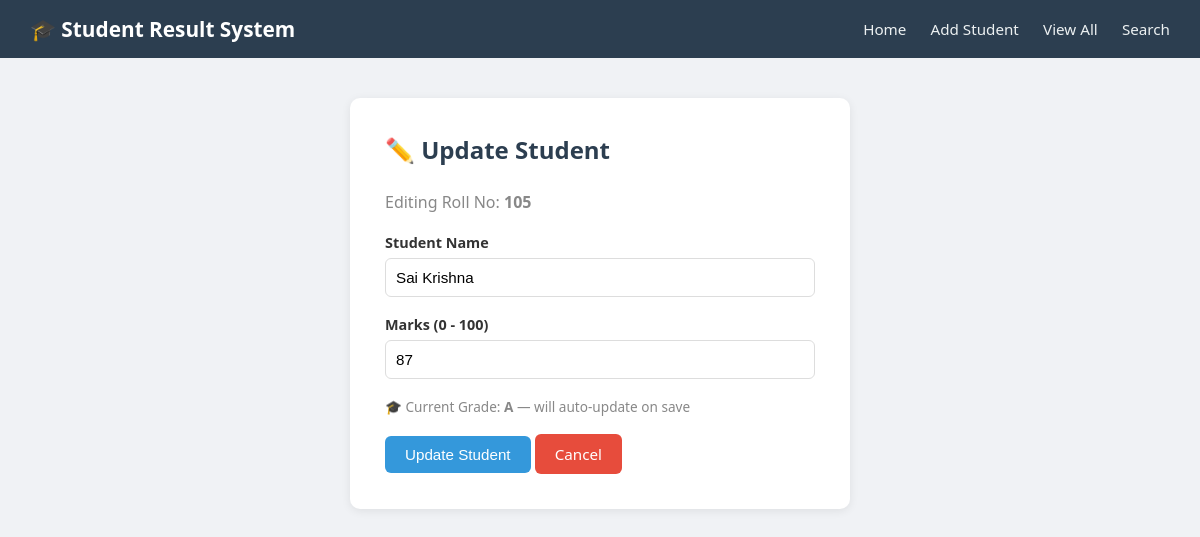
Page /update/105 on the committed database.
### tables this page shows
CREATE TABLE students(
            id INTEGER PRIMARY KEY AUTOINCREMENT,
            roll_no TEXT NOT NULL UNIQUE,
            name TEXT NOT NULL,
            marks INTEGER NOT NULL,
            grade TEXT NOT NULL
        );

### app.py (the view, shortened to what this page needs)
@app.route('/update/<roll_no>', methods=['GET', 'POST'])
def update_student_route(roll_no):
    message = ''
    student = search_student(roll_no)
    if not student:
        return render_template('error.html', message=f'No student found with Roll No: {roll_no}')
    return render_template('update_student.html', student=student, message=message)

### database.py (called while the page is built)
def get_connection():
    conn = sqlite3.connect(DB_PATH)
    conn.row_factory = sqlite3.Row
    return conn

def search_student(roll_no):
    conn = get_connection()
    cursor = conn.cursor()
    cursor.execute('SELECT * FROM students WHERE roll_no = ?', (roll_no,))
    student = cursor.fetchone()
    conn.close()
    return student

### templates/update_student.html (shortened to what this page needs)
{% extends 'base.html' %}
{% block content %}
<div class="form-container">
    <h2>✏️ Update Student</h2>
    <p style="color:#888; margin-bottom:20px;">Editing Roll No: <strong>{{ student['roll_no'] }}</strong></p>
    <form method="POST" action="{{ url_for('update_student_route', roll_no=student['roll_no']) }}">
        <div class="form-group">
            <label for="name">Student Name</label>
            <input type="text" id="name" name="name" value="{{ student['name'] }}" required>
        </div>
        <div class="form-group">
            <label for="marks">Marks (0 - 100)</label>
            <input type="number" id="marks" name="marks" min="0" max="100" value="{{ student['marks'] }}" required>
        </div>
        <p class="grade-hint">🎓 Current Grade: <strong>{{ student['grade'] }}</strong> — will auto-update on save</p>
        <button type="submit" class="btn">Update Student</button>
        <a href="{{ url_for('view_students') }}" class="btn btn-danger">Cancel</a>
    </form>
</div>
{% endblock %}

### static/style.css (style rules this page uses)
* { margin: 0; padding: 0; box-sizing: border-box; }
body { font-family: 'Segoe UI', Tahoma, Geneva, Verdana, sans-serif; background-color: #f0f2f5; color: #333; }
.btn { display: inline-block; background-color: #3498db; color: white; padding: 10px 20px; border: none; border-radius: 6px; cursor: pointer; text-decoration: none; font-size: 0.95rem; }
.btn-danger { background-color: #e74c3c; }
.form-container { background: white; padding: 35px; border-radius: 10px; box-shadow: 0 2px 10px rgba(0,0,0,0.08); max-width: 500px; margin: 0 auto; }
.form-container h2 { margin-bottom: 25px; color: #2c3e50; }
.form-group { margin-bottom: 18px; }
.form-group label { display: block; margin-bottom: 6px; font-weight: 600; font-size: 0.9rem; }
.form-group input, .form-group select { width: 100%; padding: 10px; border: 1px solid #ddd; border-radius: 6px; font-size: 0.95rem; }
.grade-hint { color: #888; font-size: 0.85rem; margin-bottom: 18px; }

### rows in the picture
students: roll_no "105", name "Sai Krishna", marks "87", grade "A"
